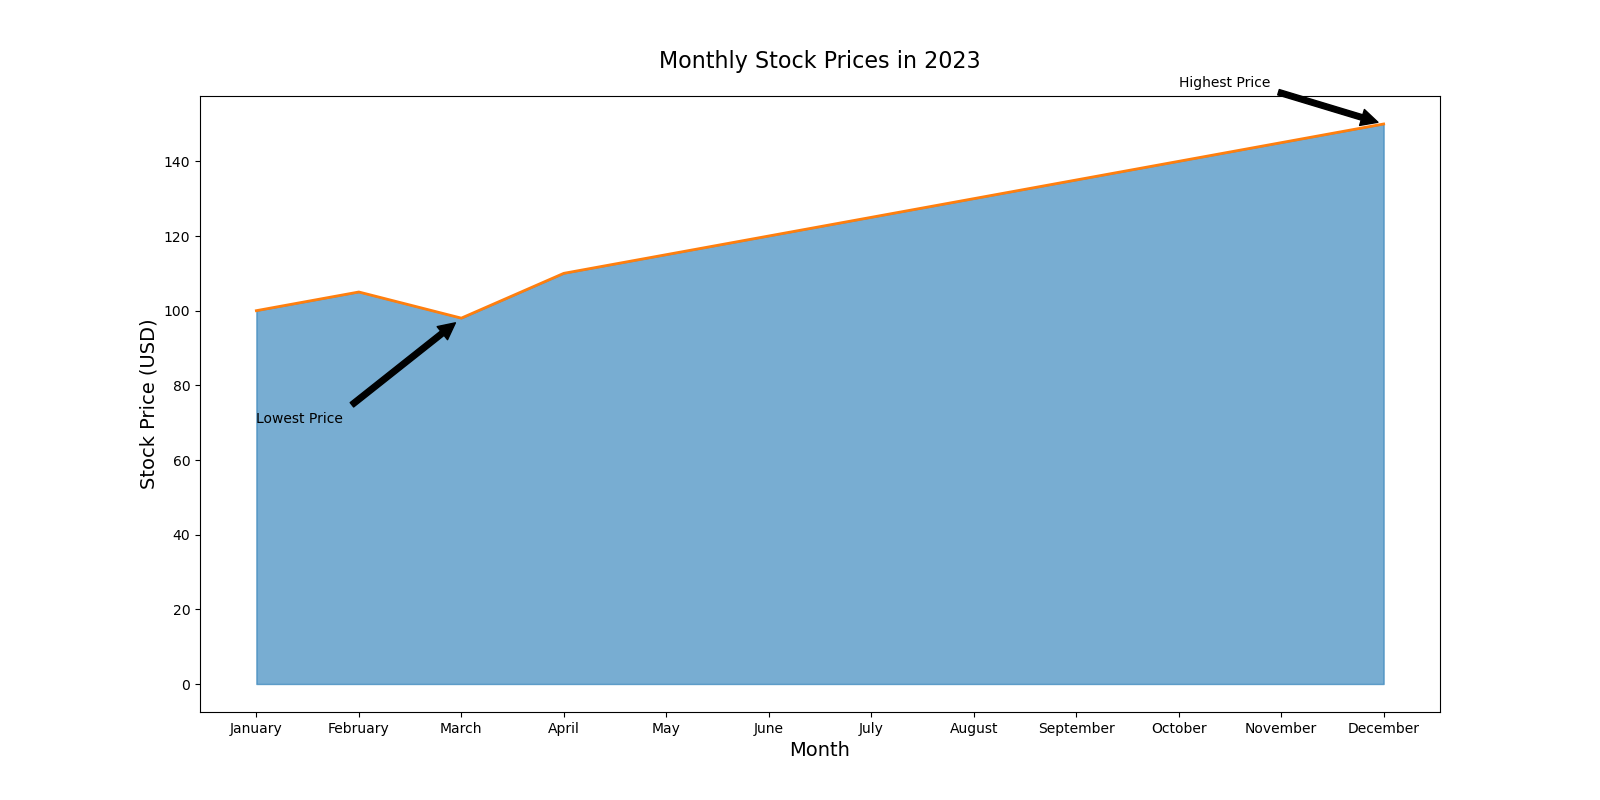

Source code (Python):

import matplotlib.pyplot as plt
import pandas as pd

# Data
data = {
    'Month': ['January', 'February', 'March', 'April', 'May', 'June', 
              'July', 'August', 'September', 'October', 'November', 'December'],
    'Stock Price': [100, 105, 98, 110, 115, 120, 125, 130, 135, 140, 145, 150]
}

# Create DataFrame
df = pd.DataFrame(data)

# Plot
plt.figure(figsize=(16, 8))
plt.fill_between(df['Month'], df['Stock Price'], color='#1f77b4', alpha=0.6)
plt.plot(df['Month'], df['Stock Price'], color='#ff7f0e', linewidth=2)

# Annotations
plt.annotate('Highest Price', xy=('December', 150), xytext=('October', 160),
             arrowprops=dict(facecolor='black', shrink=0.05))
plt.annotate('Lowest Price', xy=('March', 98), xytext=('January', 70),
             arrowprops=dict(facecolor='black', shrink=0.05))

# Titles and labels
plt.title('Monthly Stock Prices in 2023', fontsize=16, pad=20)
plt.xlabel('Month', fontsize=14)
plt.ylabel('Stock Price (USD)', fontsize=14)

# Show plot
plt.show()
